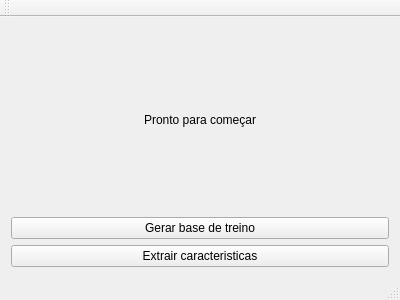
<?xml version="1.0" encoding="UTF-8"?>
<ui version="4.0">
 <class>MainWindow</class>
 <widget class="QMainWindow" name="MainWindow">
  <property name="geometry">
   <rect>
    <x>0</x>
    <y>0</y>
    <width>400</width>
    <height>300</height>
   </rect>
  </property>
  <property name="windowTitle">
   <string>MainWindow</string>
  </property>
  <widget class="QWidget" name="centralWidget">
   <layout class="QVBoxLayout" name="verticalLayout">
    <item>
     <widget class="QLabel" name="lbl_img">
      <property name="text">
       <string>Pronto para começar</string>
      </property>
      <property name="alignment">
       <set>Qt::AlignCenter</set>
      </property>
     </widget>
    </item>
    <item>
     <widget class="QPushButton" name="pushButton">
      <property name="text">
       <string>Gerar base de treino</string>
      </property>
     </widget>
    </item>
    <item>
     <widget class="QPushButton" name="pushButton_2">
      <property name="text">
       <string>Extrair caracteristicas</string>
      </property>
     </widget>
    </item>
   </layout>
  </widget>
  <widget class="QMenuBar" name="menuBar">
   <property name="geometry">
    <rect>
     <x>0</x>
     <y>0</y>
     <width>400</width>
     <height>17</height>
    </rect>
   </property>
  </widget>
  <widget class="QToolBar" name="mainToolBar">
   <attribute name="toolBarArea">
    <enum>TopToolBarArea</enum>
   </attribute>
   <attribute name="toolBarBreak">
    <bool>false</bool>
   </attribute>
  </widget>
  <widget class="QStatusBar" name="statusBar"/>
 </widget>
 <layoutdefault spacing="6" margin="11"/>
 <resources/>
 <connections/>
</ui>
